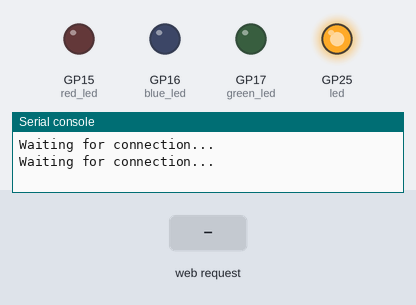
Simulated run of this program. Board: Raspberry Pi Pico running MicroPython. Parts: output pins drawn as LEDs (lit = HIGH), the last lines printed to the serial console. The test bench sets the inputs (shaded band). WiFi joins after 1.5 s; values from a settings file that is not in the repository are placeholders.

Above: at 2.1 s.
At 4.4 s:
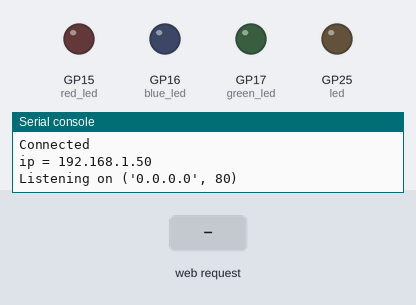
4.5 s: HTTP request GET / received
Timing chart, 0 to 7.5 s (numbered marks = the images above; inputs shaded):
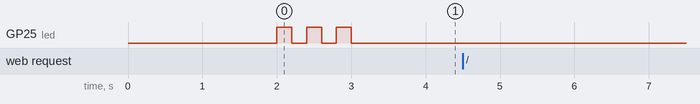

The program:

main.py
```python
from wifi import init_wifi
import socket
import machine
import time

init_wifi()

#LED controls
red_led = machine.PWM(machine.Pin(15))
green_led = machine.PWM(machine.Pin(17))
blue_led = machine.PWM(machine.Pin(16))

#Function to load in html page
def get_html(html_name):
    # open html_name (index.html), 'r' = read-only as variable 'file'
    with open(html_name, 'r') as file:
        html = file.read()
    return html

def find_intensity(color, request_str):
    index = request_str.find(color) + len(color)
    offset = 0
    if request_str[index].isdigit():
        offset = 1
        if request_str[index+1].isdigit():
            offset = 2
            if request_str[index+2].isdigit():
                offset = 3

    intensity = int(request_str[index:index+offset])
    return intensity


# HTTP server with socket
addr = socket.getaddrinfo('0.0.0.0', 80)[0][-1]

s = socket.socket()
s.bind(addr)
s.listen(1)

print('Listening on', addr)

# Listen for connections
while True:
    try:
        cl, addr = s.accept()
        print('Client connected from', addr)
        request = cl.recv(1024)

        request_str = str(request)

        #find intensity ONLY if the params exist in request
        if request_str.find('red') > -1 :
            #int = get rid of decimal
            #/100*65534 = find_intensity returns something 0 to 100
            # so x/100 = proportion of 65534 that you want to send to light
            # 65534 = max number you can use for PWM
            red_intensity = int(find_intensity('red=', request_str) /100 * 65534)
            green_intensity = int(find_intensity('green=', request_str) /100 * 65534)
            blue_intensity = int(find_intensity('blue=', request_str) /100 * 65534)

            #print('r=' + str(red_intensity))
            #print('g=' + str(green_intensity))
            #print('b=' + str(blue_intensity))

            red_led.duty_u16(red_intensity)
            green_led.duty_u16(green_intensity)
            blue_led.duty_u16(blue_intensity)

        response = get_html('index.html')
        cl.send('HTTP/1.0 200 OK\r\nContent-type: text/html\r\n\r\n')
        cl.send(response)
        cl.close()

    except OSError as e:
        cl.close()
        print('Connection closed')
```

wifi.py
```python
import rp2
import network
import ubinascii
import machine
import urequests as requests
import time
from secrets import secrets


def init_wifi():
    # Set country to avoid possible errors
    rp2.country('DE')

    wlan = network.WLAN(network.STA_IF)
    wlan.active(True)

    # Load login data from different file for safety reasons
    ssid = secrets['ssid']
    pw = secrets['pw']

    wlan.connect(ssid, pw)

    # Wait for connection with 10 second timeout
    timeout = 10
    while timeout > 0:
        if wlan.status() < 0 or wlan.status() >= 3:
            break
        timeout -= 1
        print('Waiting for connection...')
        time.sleep(1)

    # Define blinking function for onboard LED to indicate error codes
    def blink_onboard_led(num_blinks):
        led = machine.Pin('LED', machine.Pin.OUT)
        for i in range(num_blinks):
            led.on()
            time.sleep(.2)
            led.off()
            time.sleep(.2)

    wlan_status = wlan.status()
    blink_onboard_led(wlan_status)

    if wlan_status != 3:
        raise RuntimeError('Wi-Fi connection failed')
    else:
        print('Connected')
        status = wlan.ifconfig()
        print('ip = ' + status[0])
```
